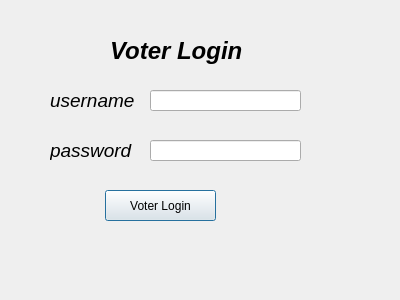
<?xml version="1.0" encoding="UTF-8"?>
<ui version="4.0">
 <class>voterlogindamn</class>
 <widget class="QDialog" name="voterlogindamn">
  <property name="geometry">
   <rect>
    <x>0</x>
    <y>0</y>
    <width>400</width>
    <height>300</height>
   </rect>
  </property>
  <property name="windowTitle">
   <string>Dialog</string>
  </property>
  <widget class="QLabel" name="label">
   <property name="geometry">
    <rect>
     <x>110</x>
     <y>30</y>
     <width>161</width>
     <height>41</height>
    </rect>
   </property>
   <property name="font">
    <font>
     <pointsize>18</pointsize>
     <italic>true</italic>
     <bold>true</bold>
    </font>
   </property>
   <property name="text">
    <string>Voter Login</string>
   </property>
  </widget>
  <widget class="QLineEdit" name="lineEdit_2">
   <property name="geometry">
    <rect>
     <x>150</x>
     <y>140</y>
     <width>151</width>
     <height>21</height>
    </rect>
   </property>
   <property name="text">
    <string/>
   </property>
  </widget>
  <widget class="QPushButton" name="pushButton">
   <property name="geometry">
    <rect>
     <x>105</x>
     <y>190</y>
     <width>111</width>
     <height>31</height>
    </rect>
   </property>
   <property name="text">
    <string>Voter Login</string>
   </property>
  </widget>
  <widget class="QLineEdit" name="lineEdit">
   <property name="geometry">
    <rect>
     <x>150</x>
     <y>90</y>
     <width>151</width>
     <height>21</height>
    </rect>
   </property>
  </widget>
  <widget class="QLabel" name="label_3">
   <property name="geometry">
    <rect>
     <x>50</x>
     <y>140</y>
     <width>91</width>
     <height>20</height>
    </rect>
   </property>
   <property name="font">
    <font>
     <pointsize>14</pointsize>
     <italic>true</italic>
    </font>
   </property>
   <property name="text">
    <string>password</string>
   </property>
  </widget>
  <widget class="QLabel" name="label_4">
   <property name="geometry">
    <rect>
     <x>50</x>
     <y>90</y>
     <width>91</width>
     <height>20</height>
    </rect>
   </property>
   <property name="font">
    <font>
     <pointsize>14</pointsize>
     <italic>true</italic>
    </font>
   </property>
   <property name="text">
    <string>username</string>
   </property>
  </widget>
 </widget>
 <resources/>
 <connections/>
</ui>
